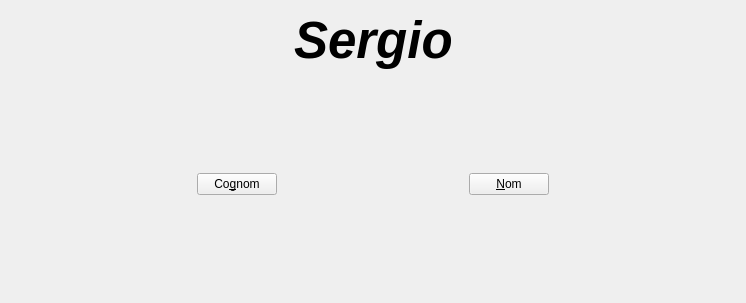
<?xml version="1.0" encoding="UTF-8"?>
<ui version="4.0">
 <class>Giny</class>
 <widget class="QWidget" name="Giny">
  <property name="geometry">
   <rect>
    <x>0</x>
    <y>0</y>
    <width>746</width>
    <height>303</height>
   </rect>
  </property>
  <property name="windowTitle">
   <string>Giny - Sergio martin v0.0.1</string>
  </property>
  <layout class="QVBoxLayout" name="verticalLayout">
   <item>
    <layout class="QHBoxLayout" name="horizontalLayout">
     <item>
      <spacer name="horizontalSpacer">
       <property name="orientation">
        <enum>Qt::Orientation::Horizontal</enum>
       </property>
       <property name="sizeHint" stdset="0">
        <size>
         <width>40</width>
         <height>20</height>
        </size>
       </property>
      </spacer>
     </item>
     <item>
      <widget class="QLabel" name="lbNom">
       <property name="font">
        <font>
         <pointsize>38</pointsize>
         <italic>true</italic>
         <bold>true</bold>
        </font>
       </property>
       <property name="text">
        <string>Sergio</string>
       </property>
      </widget>
     </item>
     <item>
      <spacer name="horizontalSpacer_2">
       <property name="orientation">
        <enum>Qt::Orientation::Horizontal</enum>
       </property>
       <property name="sizeHint" stdset="0">
        <size>
         <width>40</width>
         <height>20</height>
        </size>
       </property>
      </spacer>
     </item>
    </layout>
   </item>
   <item>
    <spacer name="verticalSpacer_2">
     <property name="orientation">
      <enum>Qt::Orientation::Vertical</enum>
     </property>
     <property name="sizeHint" stdset="0">
      <size>
       <width>20</width>
       <height>79</height>
      </size>
     </property>
    </spacer>
   </item>
   <item>
    <layout class="QHBoxLayout" name="horizontalLayout_2">
     <item>
      <spacer name="horizontalSpacer_3">
       <property name="orientation">
        <enum>Qt::Orientation::Horizontal</enum>
       </property>
       <property name="sizeHint" stdset="0">
        <size>
         <width>40</width>
         <height>20</height>
        </size>
       </property>
      </spacer>
     </item>
     <item>
      <widget class="QPushButton" name="pushButton">
       <property name="text">
        <string>Co&amp;gnom</string>
       </property>
      </widget>
     </item>
     <item>
      <spacer name="horizontalSpacer_4">
       <property name="orientation">
        <enum>Qt::Orientation::Horizontal</enum>
       </property>
       <property name="sizeHint" stdset="0">
        <size>
         <width>40</width>
         <height>20</height>
        </size>
       </property>
      </spacer>
     </item>
     <item>
      <widget class="QPushButton" name="pushButton_2">
       <property name="text">
        <string>&amp;Nom</string>
       </property>
      </widget>
     </item>
     <item>
      <spacer name="horizontalSpacer_5">
       <property name="orientation">
        <enum>Qt::Orientation::Horizontal</enum>
       </property>
       <property name="sizeHint" stdset="0">
        <size>
         <width>40</width>
         <height>20</height>
        </size>
       </property>
      </spacer>
     </item>
    </layout>
   </item>
   <item>
    <spacer name="verticalSpacer">
     <property name="orientation">
      <enum>Qt::Orientation::Vertical</enum>
     </property>
     <property name="sizeHint" stdset="0">
      <size>
       <width>20</width>
       <height>79</height>
      </size>
     </property>
    </spacer>
   </item>
  </layout>
 </widget>
 <resources/>
 <connections/>
</ui>
